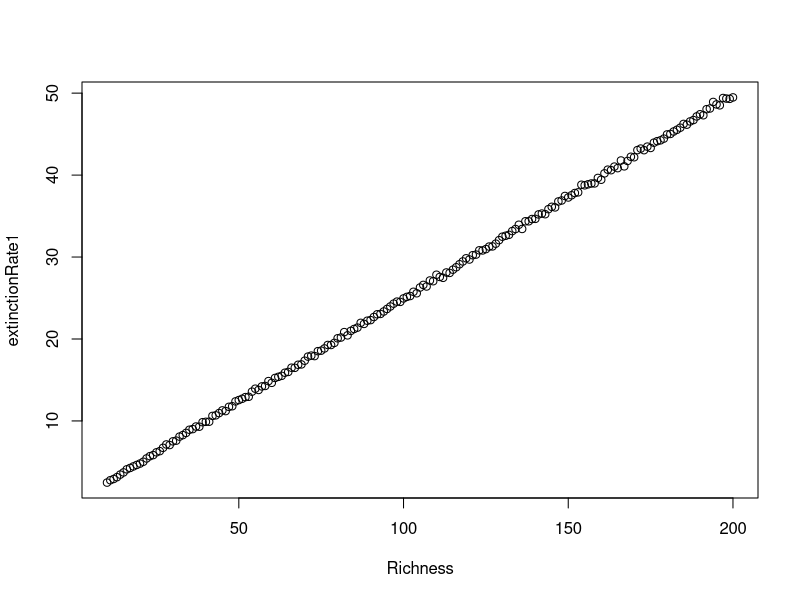
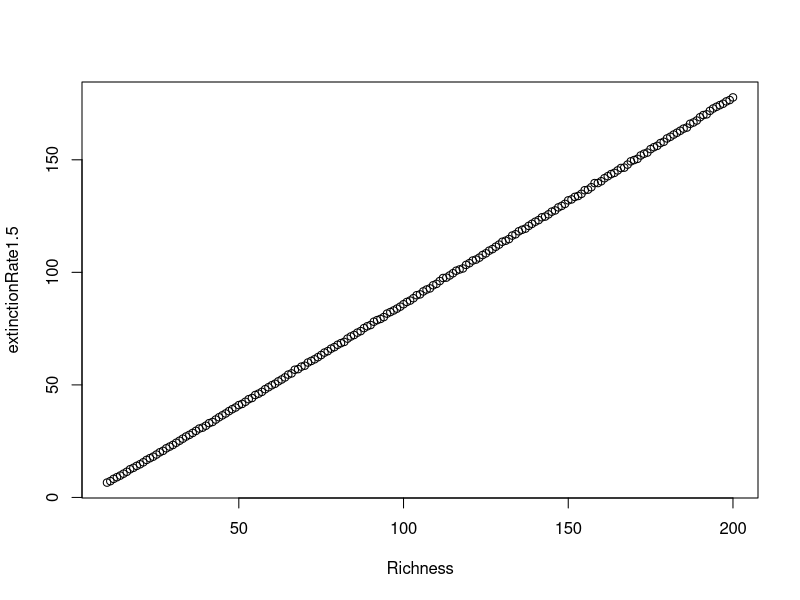

These figures' R source, in order: (Note: this script raises an error after producing the figures.)
# Relative to low-richness habitats, are observations of colonizations and extinctions more likely in high-richness habitats, even after linearly controlling for richness?
# Does the probability of observing (p_o()) colonization (c) or extinction (e) events vary (correlate) with richness (R)? (1) c ~ R?  (2) e ~? (3) c/R ~ R? (4) e/R ~ R?
# 




# ============
# = Gompertz =
# ============
gomp_mean <- function(a, c=b+1, b=c-1){a/(1-c)}
gomp_var <- function(a, sigma, c=b+1, b=c-1){sigma^2/(1-c^2)}

gomp_a <- function(mu, c=b+1, b=c-1){mu*(1-c)}
gomp_c <- function(mu, a){1-a/mu}

gomp_delt <- function(N, a, c=b+1, b=c-1, sigma, log=FALSE){
	n <- length(N)
	PE <- rnorm(n=n, mean=0, sd=sigma)
	if(log){
		a + (b+1)*N + PE
	}else{
		N*exp(a + b*log(N) + PE)
	}
}


# ===============
# = Observation =
# ===============
veil <- function(prob, effort=20){
	#' @param prob probaility of observing a species
	
}


# ==========================
# = Dynamic Classification =
# ==========================
is.ext <- function(x){diff(x>0)<0}
is.col <- function(x){diff(x>0)>0}


# ===============================================================================
# = Extinction Rate 1: Abundance is log-normal, extinction rate is logit(abund) =
# ===============================================================================
eR1 <- function(R, reps=5E2){
	mean( # take the mean of the replicates
		colSums( # sum number of extinctions across the 10 spp
			replicate( # replicate abund & ext realization (p(ext|abund) is deterministic)
				reps, rbinom( # extinctions realized as bernoulli 
					R, 1, 1-plogis( # extinction probability a function of abundance, via 1-plogis(abundance)
						rlnorm( # species abundance is log-normally distributed
							R), 0)))))
}

Richness <- 10:200
extinctionRate1 <- sapply(Richness, eR1)
plot(Richness, extinctionRate1)
summary(lm(extinctionRate1~Richness))


# ==================================================
# = Extinction Rate 1.5: Quick Alternative with Ed =
# ==================================================
# extinction probability declines linearly with abundance
alt <- function(x) x/max(x)
eR1.5 <- function(R, reps=5E2){
	mean( # take the mean of the replicates
		colSums( # sum number of extinctions across the 10 spp
			replicate( # replicate abund & ext realization (p(ext|abund) is deterministic)
				reps, rbinom( # extinctions realized as bernoulli 
					R, 1, 1 - alt( # extinction probability a function of abundance, via 1-alt(abundance)
						rlnorm( # species abundance is log-normally distributed
							R))))))
}

Richness <- 10:200
extinctionRate1.5 <- sapply(Richness, eR1.5)
plot(Richness, extinctionRate1.5)
summary(lm(extinctionRate1.5~Richness))


# =======================================================================
# = Extinction Rate 2: Abund~logN, eR = exp(-lambda*t), lambda=f(b,n,k) =
# =======================================================================
# Model on the relationship between abundance and detectability (extinction) taken from:
# McCarthy et al. The influence of abundance on detectability (2013) Oikos 122:717-726, doi:10.1111/j.1600-0706.2012.20781.x
logLambda <- function(b, abund, k){b*log(abund) + log(k)}
eR2 <- function(R, b, abund, k, dt=1, ..., reps=5E2){
	if(missing(b)){b <- 1} #c(0.5, 1, 1.5)}
	if(missing(abund)){abund <- rlnorm(n=R)}
	if(missing(k)){k <- 0.5}#rep(0.5, length(b))}
	
	lambda <- exp(logLambda(b=b, abund=abund, k=k))
	prExt <- exp(-lambda*dt)
	
	return(sum(prExt))
}

params_eR2 <- as.data.table(expand.grid(R=(1:500), b=c(0.15, 1, 1.85), k=0.5))
params_eR2[,nExt:=mean(replicate(1E2,eR2(R=R, b=b,k=k))),by=c(names(params_eR2))]
# params_eR2[,image(z=matrix(nExt, ncol=length(unique(b))), x=unique(R), y=unique(b))] # hard to determine slopes
params_eR2[,j={
	ylim <- range(nExt)
	u_b <- unique(b)
	M <- length(u_b)
	b_cols <- rainbow(n=M) #magma(M)
	
	.SD[b==u_b[1],j={plot(R, nExt, type='l', ylim=ylim, col=b_cols[1])}]
	for(m in 2:M){
			.SD[b==u_b[m],j={lines(R, nExt, col=b_cols[m])}]
	}
}]







